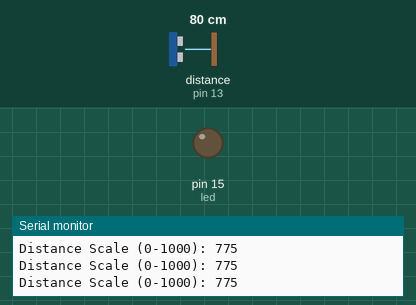
The sketch below on a simulated Arduino Uno, built with avr-gcc and run on an emulated ATmega328P. Parts: output pins drawn as LEDs (lit = HIGH), the last lines printed to the serial monitor. Wiring (inferred from the names in the program): ultrasonic range finder: trigger pin 12; echo pin 13. The inputs (shaded band) are chosen by the test bench; at power-on: distance to the obstacle (sensor on pin 13) 80 cm. The echo pulse lasts 58.3 µs per cm; pins used as bus, display or sensor lines are not drawn.

Above: at 1.2 s.
1.3 s: distance to the obstacle (sensor on pin 13) set to 55 cm
4.3 s: distance to the obstacle (sensor on pin 13) set to 48 cm
At 5.5 s:
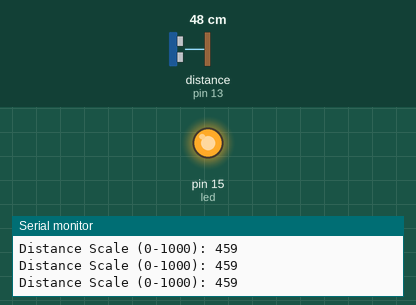
5.8 s: distance to the obstacle (sensor on pin 13) set to 60 cm
At 6.6 s:
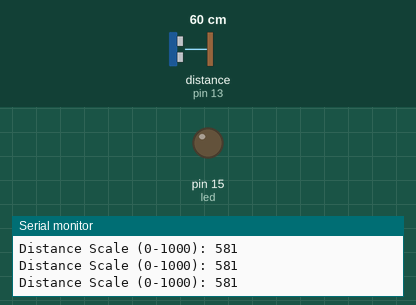
7.3 s: distance to the obstacle (sensor on pin 13) set to 2 cm
At 8.7 s:
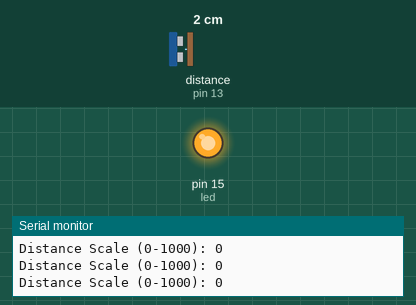
Timing chart, 0 to 9.8 s (numbered marks = the images above; inputs shaded):
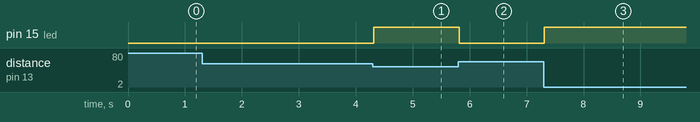

The sketch:

distance_glow.ino
```cpp
#define led 15
#define trigPin 12
#define echoPin 13

const int maxDistance = 100;
const int minDistance = 2;

void setup() {
  Serial.begin(9600);
  pinMode(led, OUTPUT);
  pinMode(trigPin, OUTPUT);
  pinMode(echoPin, INPUT);
}

void loop() {
  digitalWrite(trigPin, LOW);
  delayMicroseconds(2);
  digitalWrite(trigPin, HIGH);
  delayMicroseconds(10);
  digitalWrite(trigPin, LOW);

  long duration = pulseIn(echoPin, HIGH);
  int distanceCm = duration * 0.034 / 2;

  int distanceScale = map(distanceCm, minDistance, maxDistance, 0, 1000);
  distanceScale = constrain(distanceScale, 0, 1000);

  int ledBrightness = map(distanceScale, 0, 1000, 255, 0);
  analogWrite(led, ledBrightness);

  Serial.print("Distance Scale (0-1000): ");
  Serial.println(distanceScale);

  delay(6);
}
```

Measured:
- the behaviour switches between 53 and 52 cm on distance to the obstacle (sensor on pin 13) (found by bisection; images 0 and 1)
- after the input at 4.3 s, pin 15 (led): LOW → HIGH at once
- after the input at 5.8 s, pin 15 (led): HIGH → LOW at once
- after the input at 7.3 s, pin 15 (led): LOW → HIGH at once
